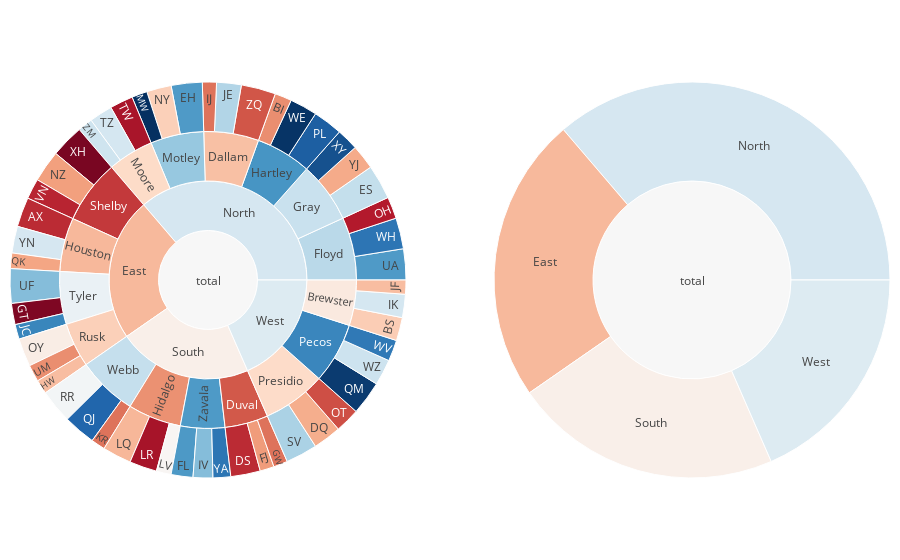

Notebook source saved alongside this figure:
### Code cell
import plotly.graph_objects as go
from plotly.subplots import make_subplots
import pandas as pd

df = pd.read_csv('https://raw.githubusercontent.com/plotly/datasets/master/sales_success.csv')
print(df.head())

levels = ['salesperson', 'county', 'region'] # levels used for the hierarchical chart
color_columns = ['sales', 'calls']
value_column = 'calls'

def build_hierarchical_dataframe(df, levels, value_column, color_columns=None):
    """
    Build a hierarchy of levels for Sunburst or Treemap charts.

    Levels are given starting from the bottom to the top of the hierarchy,
    ie the last level corresponds to the root.
    """
    df_all_trees = pd.DataFrame(columns=['id', 'parent', 'value', 'color'])
    for i, level in enumerate(levels):
        df_tree = pd.DataFrame(columns=['id', 'parent', 'value', 'color'])
        dfg = df.groupby(levels[i:]).sum()
        dfg = dfg.reset_index()
        df_tree['id'] = dfg[level].copy()
        if i < len(levels) - 1:
            df_tree['parent'] = dfg[levels[i+1]].copy()
        else:
            df_tree['parent'] = 'total'
        df_tree['value'] = dfg[value_column]
        df_tree['color'] = dfg[color_columns[0]] / dfg[color_columns[1]]
        df_all_trees = df_all_trees.append(df_tree, ignore_index=True)
    total = pd.Series(dict(id='total', parent='',
                              value=df[value_column].sum(),
                              color=df[color_columns[0]].sum() / df[color_columns[1]].sum()))
    df_all_trees = df_all_trees.append(total, ignore_index=True)
    return df_all_trees


df_all_trees = build_hierarchical_dataframe(df, levels, value_column, color_columns)
average_score = df['sales'].sum() / df['calls'].sum()

fig = make_subplots(1, 2, specs=[[{"type": "domain"}, {"type": "domain"}]],)

fig.add_trace(go.Sunburst(
    labels=df_all_trees['id'],
    parents=df_all_trees['parent'],
    values=df_all_trees['value'],
    branchvalues='total',
    marker=dict(
        colors=df_all_trees['color'],
        colorscale='RdBu',
        cmid=average_score),
    hovertemplate='<b>%{label} </b> <br> Sales: %{value}<br> Success rate: %{color:.2f}',
    name=''
    ), 1, 1)

fig.add_trace(go.Sunburst(
    labels=df_all_trees['id'],
    parents=df_all_trees['parent'],
    values=df_all_trees['value'],
    branchvalues='total',
    marker=dict(
        colors=df_all_trees['color'],
        colorscale='RdBu',
        cmid=average_score),
    hovertemplate='<b>%{label} </b> <br> Sales: %{value}<br> Success rate: %{color:.2f}',
    maxdepth=2
    ), 1, 2)

fig.update_layout(margin=dict(t=10, b=10, r=10, l=10))
fig.show()

### Figure 1 — Plotly figure (JSON) as saved in the notebook; plotly's stock layout.template omitted (floating-point values rounded to 4 significant figures)
{"data": [{"branchvalues": "total", "domain": {"x": [0, 0.45], "y": [0, 1]}, "hovertemplate": "<b>%{label} </b> <br> Sales: %{value}<br> Success rate: %{color:.2f}", "labels": ["AX", "BI", "BS", "DQ", "DS", "EH", "ES", "FJ", "FL", "GT", "GW", "HW", "IJ", "IK", "IV", "JC", "JE", "JF", "KR", "LQ", "LR", "LV", "MW", "NY", "NZ", "OH", "OT", "OY", "PL", "QJ", "QK", "QM", "RR", "SV", "TW", "TZ", "UA", "UF", "UM", "VN", "WE", "WH", "WV", "WZ", "XH", "XY", "YA", "YJ", "YN", "ZM", "ZQ", "Brewster", "Dallam", "Duval", "Floyd", "Gray", "Hartley", "Hidalgo", "Houston", "Moore", "Motley", "Pecos", "Presidio", "Rusk", "Shelby", "Tyler", "Webb", "Zavala", "East", "North", "South", "West", "total"], "marker": {"cmid": 0.531, "colors": [0.2143, 0.3333, 0.4242, 0.375, 0.2143, 0.7727, 0.6327, 0.35, 0.7742, 0.1333, 0.3, 0.4, 0.3, 0.6061, 0.7143, 0.8095, 0.6571, 0.4, 0.3, 0.3902, 0.1795, 0.5238, 0.9545, 0.4286, 0.3556, 0.1935, 0.2571, 0.5, 0.881, 0.8696, 0.3636, 0.9375, 0.5417, 0.6667, 0.1818, 0.6061, 0.7727, 0.7143, 0.3333, 0.2069, 0.9487, 0.8409, 0.8333, 0.6216, 0.1277, 0.9032, 0.84, 0.3714, 0.6053, 0.619, 0.2653, 0.4884, 0.4038, 0.2683, 0.6471, 0.6261, 0.781, 0.3366, 0.3922, 0.4483, 0.6931, 0.8087, 0.45, 0.4286, 0.2314, 0.56, 0.6316, 0.7738, 0.3931, 0.6054, 0.5066, 0.5888, 0.531], "colorscale": [[0, "rgb(103,0,31)"], [0.1, "rgb(178,24,43)"], [0.2, "rgb(214,96,77)"], [0.3, "rgb(244,165,130)"], [0.4, "rgb(253,219,199)"], [0.5, "rgb(247,247,247)"], [0.6, "rgb(209,229,240)"], [0.7, "rgb(146,197,222)"], [0.8, "rgb(67,147,195)"], [0.9, "rgb(33,102,172)"], [1, "rgb(5,48,97)"]]}, "name": "", "parents": ["Houston", "Hartley", "Brewster", "Presidio", "Duval", "Motley", "Gray", "Duval", "Zavala", "Tyler", "Duval", "Rusk", "Dallam", "Brewster", "Zavala", "Tyler", "Dallam", "Brewster", "Webb", "Hidalgo", "Hidalgo", "Hidalgo", "Motley", "Motley", "Shelby", "Floyd", "Presidio", "Rusk", "Hartley", "Webb", "Houston", "Pecos", "Webb", "Presidio", "Moore", "Moore", "Floyd", "Tyler", "Rusk", "Shelby", "Hartley", "Floyd", "Pecos", "Pecos", "Shelby", "Gray", "Zavala", "Gray", "Houston", "Moore", "Dallam", "West", "North", "South", "North", "North", "North", "South", "East", "North", "North", "West", "West", "East", "East", "East", "South", "South", "total", "total", "total", "total", ""], "type": "sunburst", "values": [42, 24, 33, 40, 42, 44, 49, 20, 31, 30, 20, 20, 20, 33, 28, 21, 35, 20, 20, 41, 39, 21, 22, 35, 45, 31, 35, 40, 42, 46, 22, 48, 48, 45, 33, 33, 44, 49, 24, 29, 39, 44, 30, 37, 47, 31, 25, 35, 38, 21, 49, 86, 104, 82, 119, 115, 105, 101, 102, 87, 101, 115, 120, 84, 121, 100, 114, 84, 407, 631, 381, 321, 1740]}, {"branchvalues": "total", "domain": {"x": [0.55, 1], "y": [0, 1]}, "hovertemplate": "<b>%{label} </b> <br> Sales: %{value}<br> Success rate: %{color:.2f}", "labels": ["AX", "BI", "BS", "DQ", "DS", "EH", "ES", "FJ", "FL", "GT", "GW", "HW", "IJ", "IK", "IV", "JC", "JE", "JF", "KR", "LQ", "LR", "LV", "MW", "NY", "NZ", "OH", "OT", "OY", "PL", "QJ", "QK", "QM", "RR", "SV", "TW", "TZ", "UA", "UF", "UM", "VN", "WE", "WH", "WV", "WZ", "XH", "XY", "YA", "YJ", "YN", "ZM", "ZQ", "Brewster", "Dallam", "Duval", "Floyd", "Gray", "Hartley", "Hidalgo", "Houston", "Moore", "Motley", "Pecos", "Presidio", "Rusk", "Shelby", "Tyler", "Webb", "Zavala", "East", "North", "South", "West", "total"], "marker": {"cmid": 0.531, "colors": [0.2143, 0.3333, 0.4242, 0.375, 0.2143, 0.7727, 0.6327, 0.35, 0.7742, 0.1333, 0.3, 0.4, 0.3, 0.6061, 0.7143, 0.8095, 0.6571, 0.4, 0.3, 0.3902, 0.1795, 0.5238, 0.9545, 0.4286, 0.3556, 0.1935, 0.2571, 0.5, 0.881, 0.8696, 0.3636, 0.9375, 0.5417, 0.6667, 0.1818, 0.6061, 0.7727, 0.7143, 0.3333, 0.2069, 0.9487, 0.8409, 0.8333, 0.6216, 0.1277, 0.9032, 0.84, 0.3714, 0.6053, 0.619, 0.2653, 0.4884, 0.4038, 0.2683, 0.6471, 0.6261, 0.781, 0.3366, 0.3922, 0.4483, 0.6931, 0.8087, 0.45, 0.4286, 0.2314, 0.56, 0.6316, 0.7738, 0.3931, 0.6054, 0.5066, 0.5888, 0.531], "colorscale": [[0, "rgb(103,0,31)"], [0.1, "rgb(178,24,43)"], [0.2, "rgb(214,96,77)"], [0.3, "rgb(244,165,130)"], [0.4, "rgb(253,219,199)"], [0.5, "rgb(247,247,247)"], [0.6, "rgb(209,229,240)"], [0.7, "rgb(146,197,222)"], [0.8, "rgb(67,147,195)"], [0.9, "rgb(33,102,172)"], [1, "rgb(5,48,97)"]]}, "maxdepth": 2, "parents": ["Houston", "Hartley", "Brewster", "Presidio", "Duval", "Motley", "Gray", "Duval", "Zavala", "Tyler", "Duval", "Rusk", "Dallam", "Brewster", "Zavala", "Tyler", "Dallam", "Brewster", "Webb", "Hidalgo", "Hidalgo", "Hidalgo", "Motley", "Motley", "Shelby", "Floyd", "Presidio", "Rusk", "Hartley", "Webb", "Houston", "Pecos", "Webb", "Presidio", "Moore", "Moore", "Floyd", "Tyler", "Rusk", "Shelby", "Hartley", "Floyd", "Pecos", "Pecos", "Shelby", "Gray", "Zavala", "Gray", "Houston", "Moore", "Dallam", "West", "North", "South", "North", "North", "North", "South", "East", "North", "North", "West", "West", "East", "East", "East", "South", "South", "total", "total", "total", "total", ""], "type": "sunburst", "values": [42, 24, 33, 40, 42, 44, 49, 20, 31, 30, 20, 20, 20, 33, 28, 21, 35, 20, 20, 41, 39, 21, 22, 35, 45, 31, 35, 40, 42, 46, 22, 48, 48, 45, 33, 33, 44, 49, 24, 29, 39, 44, 30, 37, 47, 31, 25, 35, 38, 21, 49, 86, 104, 82, 119, 115, 105, 101, 102, 87, 101, 115, 120, 84, 121, 100, 114, 84, 407, 631, 381, 321, 1740]}], "layout": {"margin": {"b": 10, "l": 10, "r": 10, "t": 10}}}
